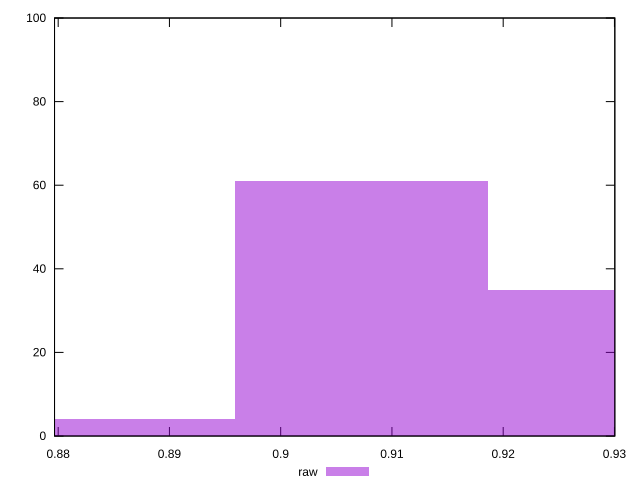

gnuplot code for this plot:
reset

$raw <<EOF
0.9072512313518195 61
0.929932512135615 35
0.884569950568024 4
EOF

set key outside below
set boxwidth 0.02268128078379549
set xrange [0.8796720674882483:0.9300339275443932]
set yrange [0:100]
set trange [0:100]
set style fill transparent solid 0.5 noborder
set terminal svg size 640, 490 enhanced background rgb 'white'
set output "report_00025_2021-02-22T21:38:55.199Z/meta/pScore/samples/pages+cached+noadtech+nomedia+nocss/raw/histogram.svg"

plot $raw title "raw" with boxes

reset
